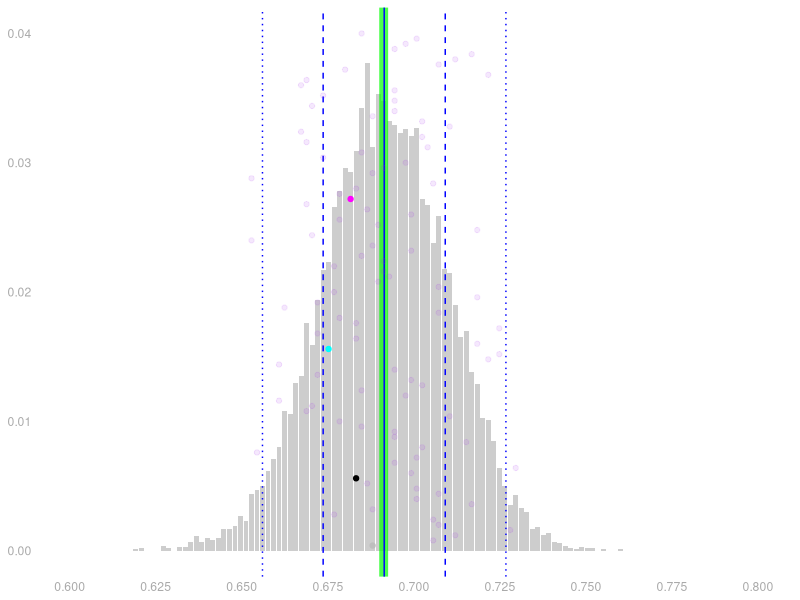
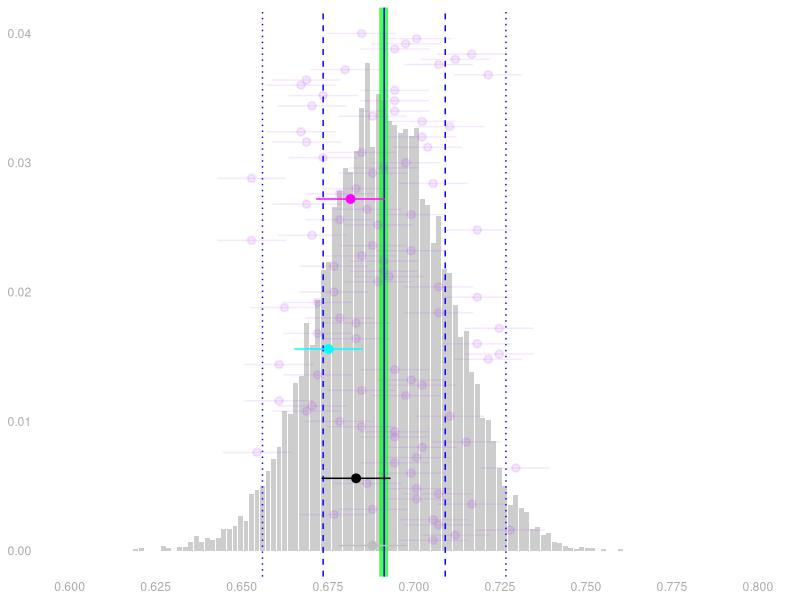
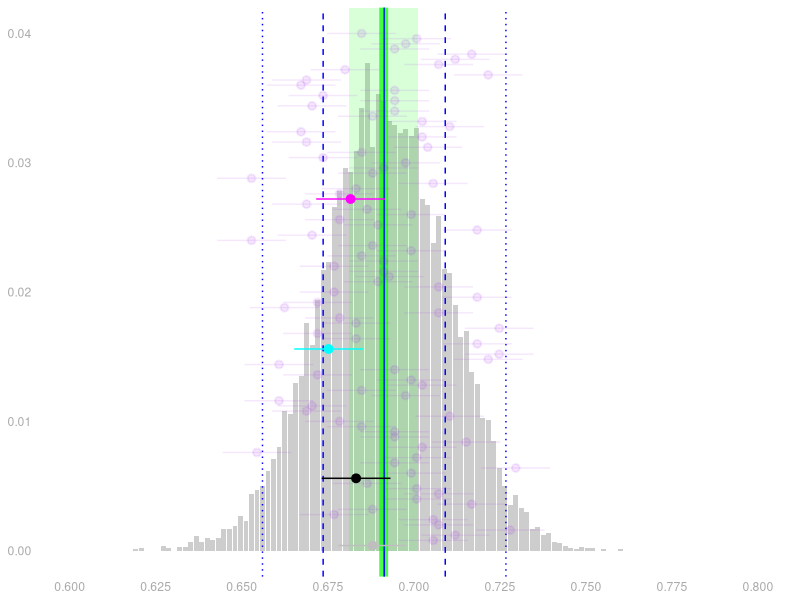
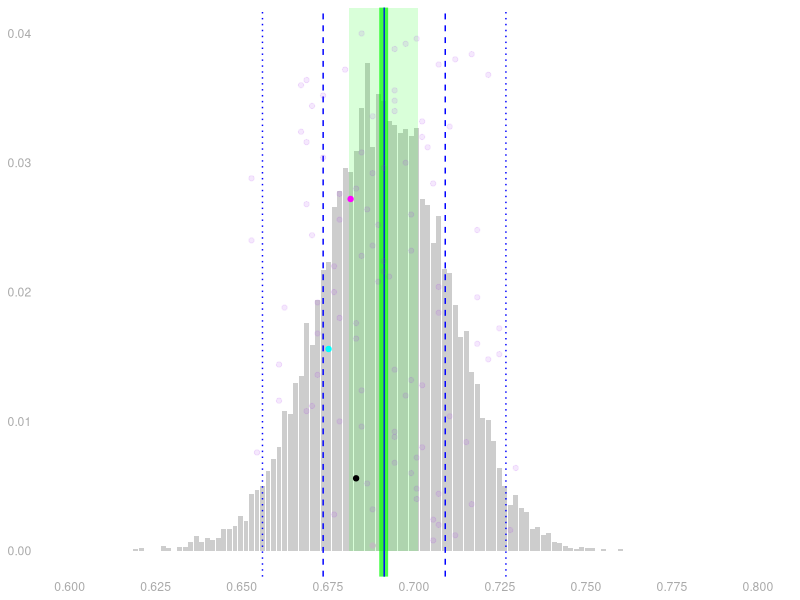
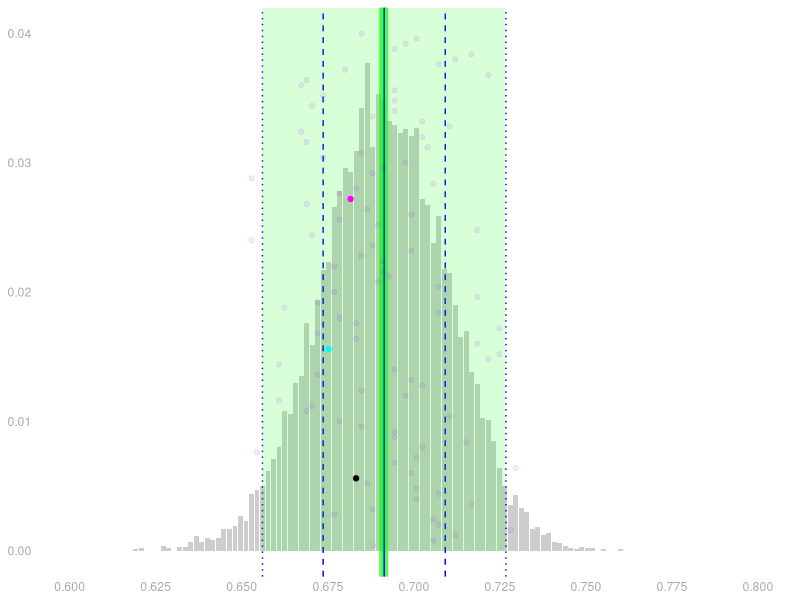
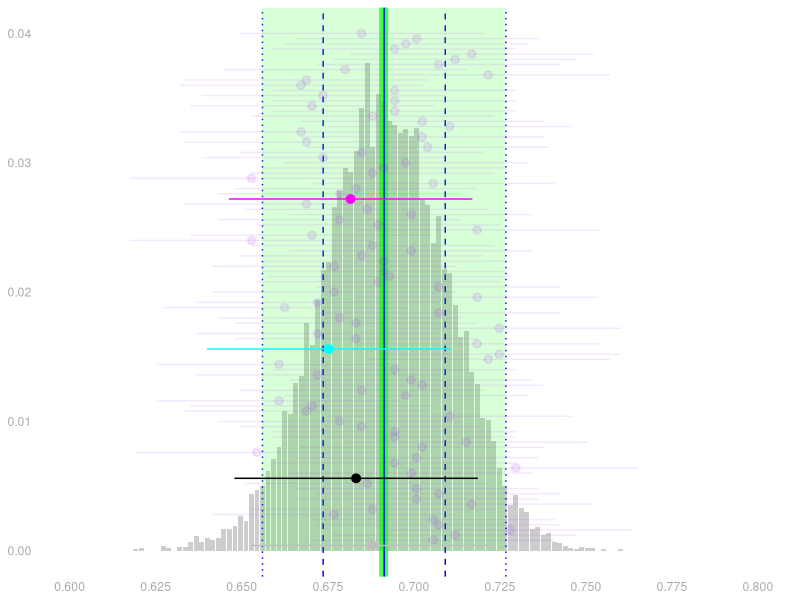
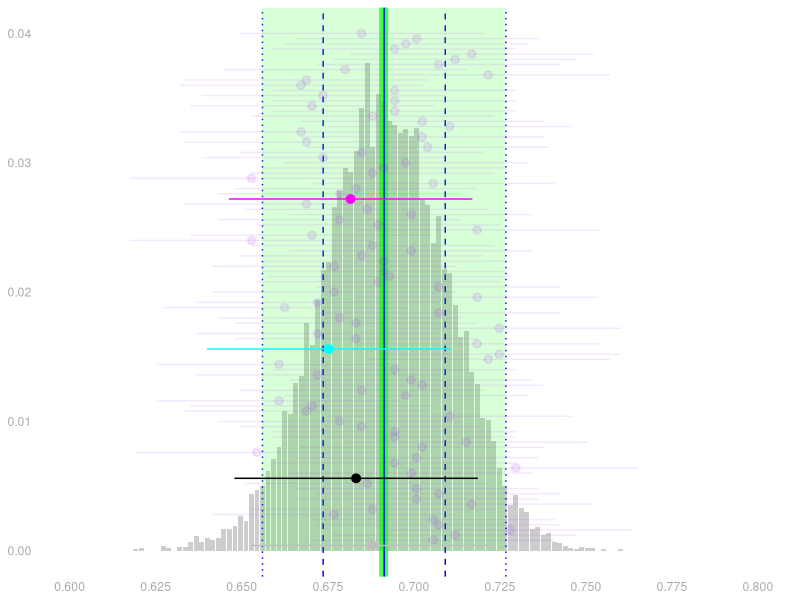
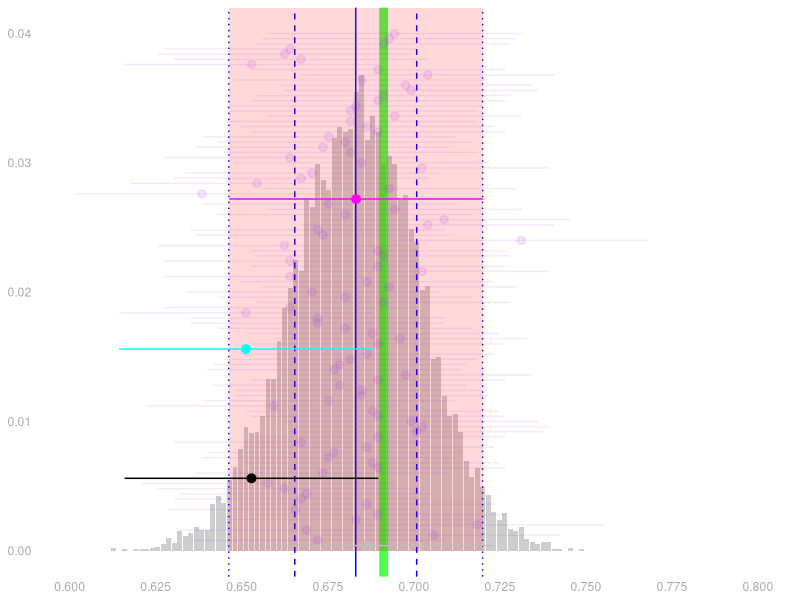

Reproduce these figures in R, in order.
## ---- chunk 1
library(ggplot2)
library(scales)
library(knitr)
library(magrittr)
library(tidyverse)

percent = label_percent(accuracy=1)
approx  = function(x,accuracy=.01) { label_number(accuracy=accuracy, scale_cut=cut_short_scale())(x) }
## ---- chunk 2
class.theme = theme(plot.background = element_rect(fill = "transparent", colour = NA),
            panel.background = element_rect(fill = "transparent", colour = NA),
                    legend.background = element_rect(fill="transparent", colour = NA),
                    legend.box.background = element_rect(fill="transparent", colour = NA),
                    legend.key = element_rect(fill="transparent", colour = NA),
            axis.ticks.x = element_blank(),
            axis.ticks.y = element_blank(),
            axis.text.x  = element_text(colour = "#aaaaaa"),
            axis.text.y  = element_text(colour = "#aaaaaa"),
            axis.title.x  = element_text(colour = "#aaaaaa"),
            axis.title.y  = element_text(colour = "#aaaaaa", angle=90)
)

theme_set(class.theme)
theme_update(axis.title.x  = element_blank(),
             axis.title.y  = element_blank())
simplified.theme = theme_get()

theme_update(axis.text.x   = element_blank(), 
                axis.text.y   = element_blank())
blank.theme = theme_get()

theme_update(panel.grid.major=element_line(color=rgb(1,0,0,.1,  maxColorValue=1)),
             panel.grid.minor=element_line(color=rgb(0,1,0,.1, maxColorValue=1)))
grid.theme = theme_get()

theme_set(simplified.theme)
## ---- chunk 3
our.seed = 0
set.seed(our.seed)
N=7233584
p=4999960/N
y= c(rep(1,p*N), rep(0, (1-p)*N))
y=sample(y) # shuffle the order 
population.proportion = p
m=N
## ---- chunk 4
set.seed(our.seed)

n = 625
J = sample(N, n, replace=TRUE)
Y = y[J]
sample.proportion = mean(Y)
## ---- chunk 5
#| out-height: 400px
#| fig-asp: .3 

width = function(samples, alpha=.05) {
  covg.dif = function(w) { 
    actual = mean( mean(samples) - w/2 <= samples & samples <= mean(samples) + w/2)
    nominal = 1-alpha 
    actual - nominal  
  }
  uniroot(covg.dif, interval=c(0, 2*max(abs(samples-mean(samples)))))$root
}

set.seed(our.seed)
Js = array(dim=c(10000, n))
Ys = array(dim=c(10000, n))
for(rr in 1:10000) {
  Js[rr,] = sample(N, n, replace=TRUE)
  Ys[rr,] = y[Js[rr,]]
}
meanY.samples = rowMeans(Ys)
height = .04
scale_x = scale_x_continuous(breaks=seq(.6,.8, by=.025), limits=c(.6, .8)) 
scale_y = scale_y_continuous(breaks=seq(0,height,by=.01), limits=c(0, height))
annotate.histogram = function(samples) { 
    w66 = width(samples, alpha=1/3)
    w95 = width(samples, alpha=.05)
    ggplot() + geom_bar(aes(x=samples, y=after_stat(prop)), position='identity', alpha=.3) +
           geom_vline(aes(xintercept=mean(y)), color='green', size=3, alpha=.7) +
           geom_vline(aes(xintercept=mean(samples)), color="blue") +
           geom_vline(aes(xintercept=mean(samples)+c(-1,1)*w66/2), color="blue", linetype='dashed') +
           geom_vline(aes(xintercept=mean(samples)+c(-1,1)*w95/2), color="blue", linetype='dotted') +
           scale_x + scale_y
}

with.points = function(histplot, samples, K=100) { 
    K=100
    set.seed(our.seed)
    heights = sample(height*(1:K)/K)
    histplot + 
        geom_point(aes(y=heights[5:K],  x=samples[5:K]), alpha=.1, color='purple') + 
        geom_point(aes(y=heights[1],    x=samples[1]), alpha=1, color='black') +  
        geom_point(aes(y=heights[2],    x=samples[2]), alpha=1, color='magenta') +
        geom_point(aes(y=heights[3],    x=samples[3]), alpha=1, color='cyan') +
        geom_point(aes(y=heights[4],    x=samples[4]), alpha=1, color='gray') 
}

with.intervals = function(histplot, samples, w=width(samples, alpha=.05), K=100) {
    K=100
    set.seed(our.seed)
    heights = sample(height*(1:K)/K)
    histplot + 
        geom_pointrange(aes(y=heights[5:K], x=samples[5:K],
                            xmin = samples[5:K]-w/2, xmax = samples[5:K]+w/2), alpha=.1, color='purple') +
        geom_pointrange(aes(y=heights[1], x=samples[1], 
                            xmin = samples[1]-w/2, xmax = samples[1]+w/2), alpha=1, color='black') +  
        geom_pointrange(aes(y=heights[2], x=samples[2],
                            xmin = samples[2]-w/2, xmax = samples[2]+w/2), alpha=1, color='magenta') +  
        geom_pointrange(aes(y=heights[3], x=samples[3],   
                            xmin = samples[3]-w/2, xmax = samples[3]+w/2), alpha=1, color='cyan') + 
        geom_pointrange(aes(y=heights[4], x=samples[4],                                   
                            xmin = samples[4]-w/2, xmax = samples[4]+w/2), alpha=1, color='gray') 
}

annotated.histogram = annotate.histogram(meanY.samples)
with.points(annotated.histogram, meanY.samples)
## ---- chunk 6
J1 = Js[1,]
J2 = Js[2,]
J3 = Js[3,]
JM = Js[4,]
## ---- chunk 7
#| out-height: 400px
#| fig-asp: .3 

w = .02
with.intervals(annotated.histogram, meanY.samples, w=w)
## ---- chunk 8
#| out-height: 400px
#| fig-asp: .3 

adhoc.width.histogram = annotated.histogram + 
    geom_rect(aes(xmin=mean(y)-w/2, xmax=mean(y)+w/2, ymin=0, ymax=Inf), alpha=.15, fill='green')
with.intervals(adhoc.width.histogram, meanY.samples, w=.02)
## ---- chunk 9
#| out-height: 400px
#| fig-asp: .3 

with.points(adhoc.width.histogram, meanY.samples)
## ---- chunk 10
#| out-height: 400px
#| fig-asp: .3 

w=width(meanY.samples, alpha=.05)
calibrated.width.histogram = annotated.histogram + 
    geom_rect(aes(xmin=mean(y)-w/2, xmax=mean(y)+w/2, ymin=0, ymax=Inf), alpha=.15, fill='green')
with.points(calibrated.width.histogram, meanY.samples)
## ---- chunk 11
#| out-height: 400px
#| fig-asp: .3 

with.intervals(calibrated.width.histogram, meanY.samples, w=w)
## ---- chunk 12
#| out-height: 400px
#| fig-asp: .3 

with.intervals(calibrated.width.histogram, meanY.samples, w=w)
## ---- chunk 13
#| out-height: 400px
#| fig-asp: .3 

set.seed(our.seed)
estimated.dist.samples = rbinom(10000, n, mean(Y)) / n 
w.est=width(estimated.dist.samples, alpha=.05)
annotated.histogram.estimated = annotate.histogram(estimated.dist.samples)
calibrated.width.histogram.estimated = annotated.histogram.estimated + 
    geom_rect(aes(xmin=mean(Y)-w.est/2, xmax=mean(Y)+w.est/2, ymin=0, ymax=Inf), alpha=.15, fill='red')
with.intervals(calibrated.width.histogram.estimated, estimated.dist.samples)
## ---- chunk 14
#| out-height: 400px
#| fig-asp: .3 
calibration.comparison.histogram = 
    calibrated.width.histogram + 
    geom_rect(aes(xmin=mean(y)-w.est/2, xmax=mean(y)+w.est/2, ymin=0, ymax=Inf), alpha=.15, fill='red')

K=100
set.seed(our.seed)
heights = sample(height*(1:K)/K)

calibration.comparison.histogram +  
    geom_pointrange(aes(y=heights[1]+3, x=meanY.samples[1], 
                        xmin = meanY.samples[1]-w.est/2, xmax = meanY.samples[1]+w.est/2), alpha=1, color='red')  +
    geom_pointrange(aes(y=heights[1], x=meanY.samples[1], 
                        xmin = meanY.samples[1]-w/2, xmax = meanY.samples[1]+w/2), alpha=1, color='black')   
## ---- chunk 15
#| out-height: 300px
#| fig-asp: .25 
p = mean(y)
xx= seq(0,n)

with.points(calibrated.width.histogram, meanY.samples) +
            geom_line(aes(x=xx/n, y=dbinom(xx, n, mean(y))), color='black')
## ---- chunk 16
#| out-height: 300px
#| layout-ncol: 2 
#| fig-asp: .5 
#| fig-cap:
#|   - "Actual Sampling Distribution"
#|   - "Estimated Sampling Distribution"

p = mean(y)

with.points(calibrated.width.histogram, meanY.samples) +
            geom_line(aes(x=xx/n, y=dbinom(xx, n, mean(y))), color='black')

with.points(calibrated.width.histogram.estimated, estimated.dist.samples) +
            geom_line(aes(x=xx/n, y=dbinom(xx, n, mean(Y))), color='black')
## ---- chunk 17
#| out-height: 300px
#| fig-asp: .6 
#| layout-ncol: 2
K = 3
ps = quantile(meanY.samples, c(.025, .5, .975))

density.stability.plot = ggplot() + 
           geom_line(aes(x=x/n, y=dbinom(x,n,p)), data=expand.grid(p=mean(y), x=0:n), alpha=.5) +
           geom_vline(aes(xintercept=qbinom(c(.025,.975), n,mean(y))/n), linetype='dotted') +
           geom_line(aes(x=x/n, y=dbinom(x,n,p), color=factor(p)), data=expand.grid(p=ps, x=0:n), alpha=.5) +
           geom_pointrange(aes(x=p, xmin=qbinom(.025,n,p)/n, xmax=qbinom(.975,n,p)/n, y=.6*height*k/K, color=factor(p)), data=data.frame(p=ps, k=1:K)) +
           xlim(.6,.8) + guides(color=FALSE) + geom_vline(xintercept=mean(y), color='green', size=2, alpha=.5)
centered.density.stability.plot = ggplot() + 
           geom_line(aes(x=x/n-p, y=dbinom(x,n,p)), data=expand.grid(p=mean(y), x=0:n), alpha=.5) +
           geom_vline(aes(xintercept=qbinom(c(.025,.975), n,mean(y))/n-mean(y)), linetype='dotted') +
           geom_line(aes(x=x/n-p, y=dbinom(x,n,p), color=factor(p)), data=expand.grid(p=ps, x=0:n), alpha=.5) +
           geom_pointrange(aes(x=0, xmin=qbinom(.025,n,p)/n-p, xmax=qbinom(.975,n,p)/n-p, y=.6*height*k/K, color=factor(p)), data=data.frame(p=ps, k=1:K)) +
           xlim(-.1,.1) + guides(color=FALSE)

density.stability.plot
centered.density.stability.plot
## ---- chunk 18
#| out-height: 300px
#| fig-asp: .6 
#| layout-ncol: 2

density.stability.plot
centered.density.stability.plot
## ---- chunk 19
set.seed(our.seed)
## ---- chunk 20
#| echo: true
#| out-height: 400px 
#| fig-asp: .3 

meanY.boot = array(dim=10000)
for(rr in 1:10000) {
    I = sample(1:n, n, replace=TRUE)
    meanY.boot[rr] = sum(Y[I])/n
}

ggplot() + geom_bar(aes(x=meanY.boot, y=after_stat(prop)), alpha=.3, position='identity') + 
           geom_line(aes(x=(0:n)/n, y=dbinom(0:n, n, mean(Y))), color='black') + 
           xlim(.6,.8)
